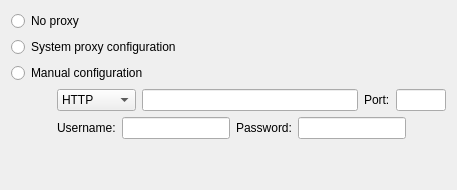
             <widget class="QWidget" name="tab_3">
              <attribute name="title">
               <string>Proxy Configuration</string>
              </attribute>
              <layout class="QGridLayout" name="gridLayout_8">
               <item row="5" column="0">
                <spacer name="verticalSpacer_14">
                 <property name="orientation">
                  <enum>Qt::Orientation::Vertical</enum>
                 </property>
                 <property name="sizeHint" stdset="0">
                  <size>
                   <width>20</width>
                   <height>40</height>
                  </size>
                 </property>
                </spacer>
               </item>
               <item row="1" column="0" colspan="2">
                <widget class="QRadioButton" name="systemProxy">
                 <property name="text">
                  <string>System proxy configuration</string>
                 </property>
                </widget>
               </item>
               <item row="3" column="0">
                <spacer name="horizontalSpacer_29">
                 <property name="orientation">
                  <enum>Qt::Orientation::Horizontal</enum>
                 </property>
                 <property name="sizeType">
                  <enum>QSizePolicy::Policy::Fixed</enum>
                 </property>
                 <property name="sizeHint" stdset="0">
                  <size>
                   <width>40</width>
                   <height>20</height>
                  </size>
                 </property>
                </spacer>
               </item>
               <item row="2" column="0" colspan="2">
                <widget class="QRadioButton" name="manualProxy">
                 <property name="text">
                  <string>Manual configuration</string>
                 </property>
                </widget>
               </item>
               <item row="3" column="1">
                <layout class="QHBoxLayout" name="horizontalLayout_9">
                 <item>
                  <widget class="QComboBox" name="proxyType">
                   <item>
                    <property name="text">
                     <string>HTTP</string>
                    </property>
                   </item>
                   <item>
                    <property name="text">
                     <string>SOCKS5</string>
                    </property>
                   </item>
                  </widget>
                 </item>
                 <item>
                  <widget class="QLineEdit" name="proxyServer"/>
                 </item>
                 <item>
                  <widget class="QLabel" name="label_37">
                   <property name="text">
                    <string>Port:</string>
                   </property>
                  </widget>
                 </item>
                 <item>
                  <widget class="QLineEdit" name="proxyPort">
                   <property name="maximumSize">
                    <size>
                     <width>50</width>
                     <height>16777215</height>
                    </size>
                   </property>
                  </widget>
                 </item>
                </layout>
               </item>
               <item row="4" column="1">
                <layout class="QHBoxLayout" name="horizontalLayout_23">
                 <item>
                  <widget class="QLabel" name="label_38">
                   <property name="text">
                    <string>Username:</string>
                   </property>
                  </widget>
                 </item>
                 <item>
                  <widget class="QLineEdit" name="proxyUsername"/>
                 </item>
                 <item>
                  <widget class="QLabel" name="label_39">
                   <property name="text">
                    <string>Password:</string>
                   </property>
                  </widget>
                 </item>
                 <item>
                  <widget class="QLineEdit" name="proxyPassword">
                   <property name="echoMode">
                    <enum>QLineEdit::EchoMode::Password</enum>
                   </property>
                  </widget>
                 </item>
                 <item>
                  <spacer name="horizontalSpacer_3">
                   <property name="orientation">
                    <enum>Qt::Orientation::Horizontal</enum>
                   </property>
                   <property name="sizeHint" stdset="0">
                    <size>
                     <width>40</width>
                     <height>20</height>
                    </size>
                   </property>
                  </spacer>
                 </item>
                </layout>
               </item>
               <item row="0" column="0" colspan="2">
                <widget class="QRadioButton" name="noProxy">
                 <property name="text">
                  <string>No proxy</string>
                 </property>
                </widget>
               </item>
              </layout>
             </widget>
